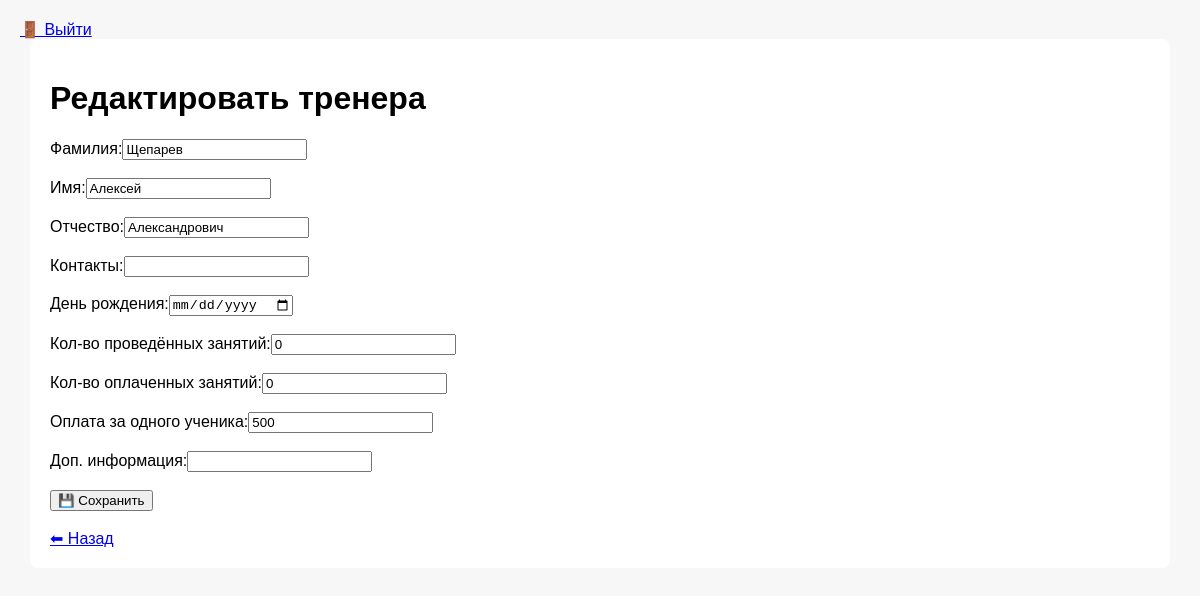
/coaches/edit/3 (signed in), run on an earlier commit of the app's database.
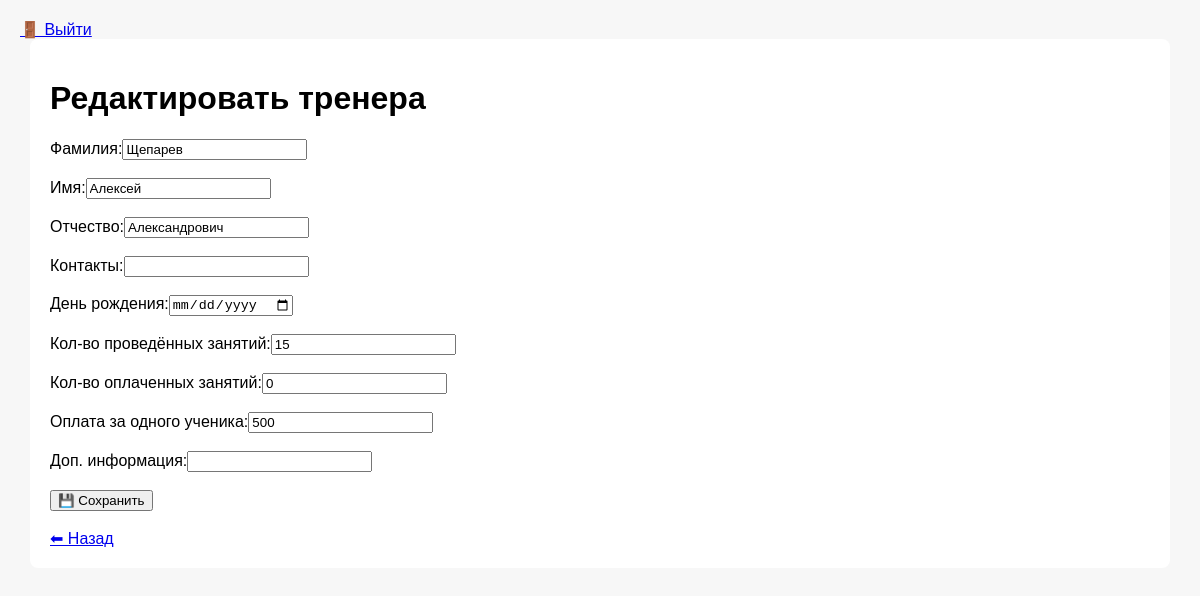
And on a later commit of the database.
### tables this page shows
CREATE TABLE coaches
                   (
                       id INTEGER PRIMARY KEY AUTOINCREMENT,
                       first_name TEXT NOT NULL,
                       last_name TEXT NOT NULL,
                       middle_name TEXT,
                       contacts TEXT,
                       birthday TEXT,
                       lessons_count INTEGER,
                       lessons_paid INTEGER,
                       student_payment INTEGER,
                       additional_info TEXT,
                       creation_date TEXT
                   );

### app.py (the view)
    def wrapper(*args, **kwargs):
        if "user" not in session:
            return redirect(url_for("login"))
        return fn(*args, **kwargs)

### app.py (called while the page is built, shortened)
def login_required(fn):
    def wrapper(*args, **kwargs):
        if "user" not in session:
            return redirect(url_for("login"))
        return fn(*args, **kwargs)
    wrapper.__name__ = fn.__name__
    return wrapper

@app.route("/coaches/edit/<int:coach_id>", methods=["GET", "POST"])
@login_required
def edit_coach(coach_id):
    coach = db.get_coach_by_id(coach_id)
    return render_template("edit_coach.html", coach=coach)

### database.py (called while the page is built)
def get_connection():
    conn = sqlite3.connect(DB_NAME)
    conn.row_factory = sqlite3.Row
    return conn

def get_coach_by_id(coach_id):
    conn = get_connection()
    coach = conn.execute("SELECT * FROM coaches WHERE id=?", (coach_id,)).fetchone()
    conn.close()
    return coach

### templates/edit_coach.html (shortened to what this page needs)
{% extends "base.html" %}
{% block content %}
<h1>Редактировать тренера</h1>
<form method="POST">
    <label>Фамилия:<input type="text" name="last_name" value="{{ coach.last_name }}" required></label><br><br>
    <label>Имя:<input type="text" name="first_name" value="{{ coach.first_name }}" required></label><br><br>
    <label>Отчество:<input type="text" name="middle_name" value="{{ coach.middle_name }}"></label><br><br>
    <label>Контакты:<input type="text" name="contacts" value="{{ coach.contacts }}"></label><br><br>
    <label>День рождения:<input type="date" name="birthday" value="{{ coach.birthday }}"></label><br><br>
    <label>Кол-во проведённых занятий:<input type="number" name="lessons_count"
                                             value="{{ coach.lessons_count }}"></label><br><br>
    <label>Кол-во оплаченных занятий:<input type="number" name="lessons_paid"
                                            value="{{ coach.lessons_paid }}"></label><br><br>
    <label>Оплата за одного ученика:<input type="number" name="student_payment"
                                           value="{{ coach.student_payment }}"></label><br><br>
    <label>Доп. информация:<input type="text" name="additional_info"
                                  value="{{ coach.additional_info }}"></label><br><br>
    <button type="submit">💾 Сохранить</button>
</form>
<br>
<a href="{{ url_for('coaches') }}">⬅ Назад</a>
{% endblock %}

What changed in the data, as far as the page shows it:
changed coaches "Щепарев": lessons_count "0" → "15"
